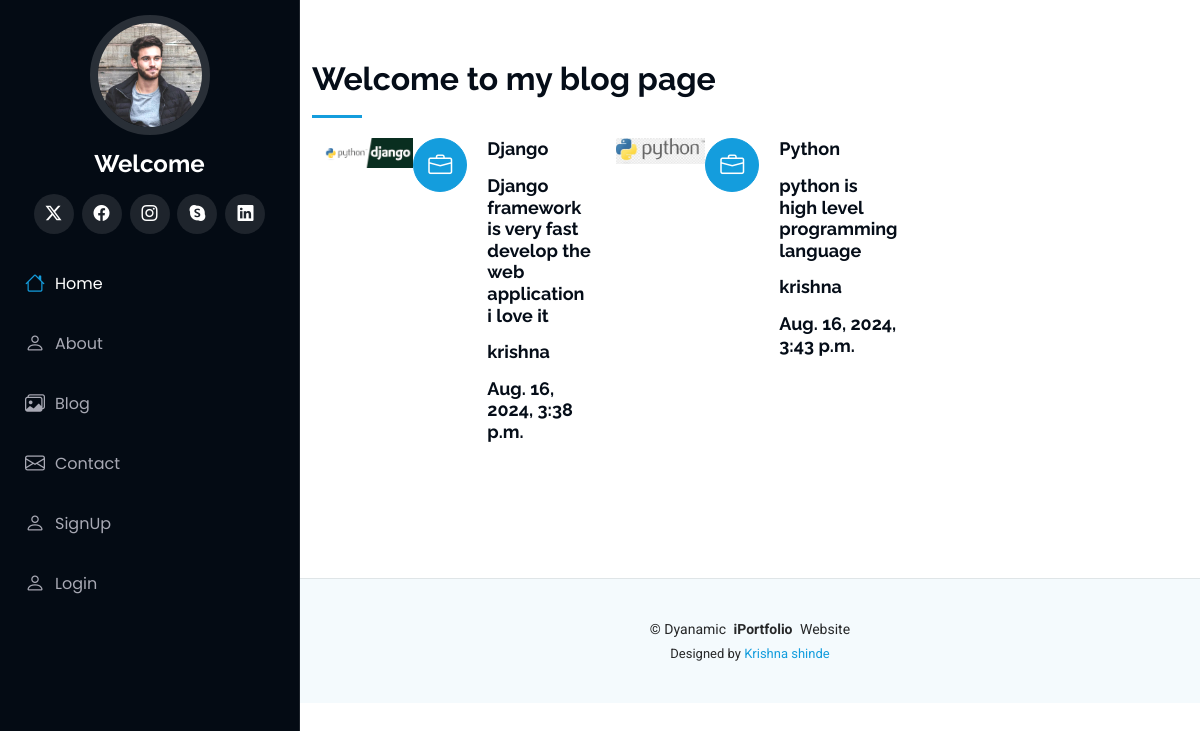
Page /blog on the committed database.
### portfolio/models.py (models this page shows, shortened)
class blogs(models.Model):
    title = models.CharField(max_length=60)
    description = models.TextField()
    authname = models.CharField(max_length=15)
    img = models.ImageField(upload_to='blog',blank=True,null=True)
    timestamp = models.DateTimeField(auto_now_add=True,blank=True)

### portfolio/views.py (the view)
# urls.py: path('blog',views.handleblog, name='handleblog'),
def handleblog(request):
    posts = blogs.objects.all()
    context = {'posts':posts}
    return render(request,'handleblog.html',context)

### templates/handleblog.html (shortened to what this page needs)
{% extends "base.html" %}
{% block body %}
<section id="services" class="services section">
    <div class="container section-title" data-aos="fade-up">
      <h2>Welcome to my blog page</h2>
    <div class="container">
      <div class="row gy-4">
    {% for post in posts  %}
        <div class="col-lg-4 col-md-6 service-item d-flex" data-aos="fade-up" data-aos-delay="100">
          <div class="col-lg-4">
            <img src="{{post.img.url}}" class="img-fluid" alt="no-image">
          </div>
          <div class="icon flex-shrink-0"><i class="bi bi-briefcase"></i></div>
          <div>
            <h4 class="title"><a href="">{{post.title}}</a></h4>
            <h4 class="title"><a href="">{{post.description}}</a></h4>
            <h4 class="title"><a href="">{{post.authname}}</a></h4>
            <h4 class="title"><a href="">{{post.timestamp}}</a></h4>
          </div>
        </div>
  {% endfor %}
    </div>
</div>
  </section>
{% endblock body %}

### templates/base.html (shortened to what this page needs)
{% load static %}
<!DOCTYPE html>
<html lang="en">
<head>
  <link href="{% static 'assets/vendor/bootstrap/css/bootstrap.min.css' %}" rel="stylesheet">
  <link href="{% static 'assets/vendor/bootstrap-icons/bootstrap-icons.css' %}" rel="stylesheet">
  <link href="{% static 'assets/vendor/aos/aos.css' %}" rel="stylesheet">
  <link href="{% static 'assets/vendor/glightbox/css/glightbox.min.css' %}" rel="stylesheet">
  <link href="{% static 'assets/vendor/swiper/swiper-bundle.min.css' %}" rel="stylesheet">
  <link href="{% static 'assets/css/main.css' %}" rel="stylesheet">
</head>
<body class="index-page">
  <header id="header" class="header dark-background d-flex flex-column">
    <div class="profile-img">
      <img src="{% static 'assets/img/my-profile-img.jpg' %}" alt="" class="img-fluid rounded-circle">
    </div>
    <a href="index.html" class="logo d-flex align-items-center justify-content-center">
      <h1 class="sitename">Welcome {{user.username}}</h1>
    </a>
    <div class="social-links text-center">
      <a href="#" class="twitter"><i class="bi bi-twitter-x"></i></a>
      <a href="#" class="facebook"><i class="bi bi-facebook"></i></a>
      <a href="#" class="instagram"><i class="bi bi-instagram"></i></a>
      <a href="#" class="google-plus"><i class="bi bi-skype"></i></a>
      <a href="#" class="linkedin"><i class="bi bi-linkedin"></i></a>
    </div>
    <nav id="navmenu" class="navmenu">
      <ul>
        <li><a href="/" class="active"><i class="bi bi-house navicon"></i>Home</a></li>
        <li><a href="/about"><i class="bi bi-person navicon"></i> About</a></li>
        <li><a href="/blog"><i class="bi bi-images navicon"></i>Blog</a></li>
        <li><a href="/contact"><i class="bi bi-envelope navicon"></i> Contact</a></li>
        {% if not request.user.is_authenticated  %}
              <li><a href="/auth/signup/"><i class="bi bi-person navicon"></i> SignUp</a></li>
              <li><a href="/auth/login/"><i class="bi bi-person navicon"></i> Login</a></li>
        {% else %}
            <li><a href="/auth/logout/"><i class="bi bi-person navicon"></i> LogOut</a></li>
        {% endif %}
      </ul>
    </nav>
  </header>
<main id="main">
    {% block body %}
    {% endblock body %}
</main>
  <footer id="footer" class="footer position-relative light-background">
    <div class="container">
      <div class="copyright text-center ">
        <p>© <span>Dyanamic</span> <strong class="px-1 sitename">iPortfolio</strong> <span>Website</span></p>
      </div>
      <div class="credits">
        Designed by <a href="">Krishna shinde</a>
      </div>
    </div>
  </footer>
</body>
</html>

### static/assets/css/main.css (style rules this page uses)
:root { --default-font: "Roboto", system-ui, -apple-system, "Segoe UI", Roboto, "Helvetica Neue", Arial, "Noto Sans", "Liberation Sans", sans-serif, "Apple Color Emoji", "Segoe UI Emoji", "Segoe UI Symbol", "Noto Color Emoji"; --heading-font: "Raleway", sans-serif; --nav-font: "Poppins", sans-serif; }
:root { --background-color: #ffffff; --default-color: #272829; --heading-color: #050d18; --accent-color: #149ddd; --surface-color: #ffffff; --contrast-color: #ffffff; }
:root { --nav-color: #a8a9b4; --nav-hover-color: #ffffff; --nav-mobile-background-color: #040b14; --nav-dropdown-background-color: #040b14; --nav-dropdown-color: #a8a9b4; --nav-dropdown-hover-color: #ffffff; }
.light-background { --background-color: #f4fafd; --surface-color: #ffffff; }
.dark-background { --background-color: #040b14; --default-color: #ffffff; --heading-color: #ffffff; --surface-color: #151f2b; --contrast-color: #ffffff; }
:root { scroll-behavior: smooth; }
body { color: var(--default-color); background-color: var(--background-color); font-family: var(--default-font); }
a { color: var(--accent-color); text-decoration: none; transition: 0.3s; }
h1, h2, h3, h4, h5, h6 { color: var(--heading-color); font-family: var(--heading-font); }
.header { color: var(--default-color); background-color: var(--background-color); position: fixed; top: 0; left: 0; bottom: 0; padding: 0 15px; width: 300px; transition: all ease-in-out 0.3s; overflow-y: auto; z-index: 997; border-right: 1px solid color-mix(in srgb, var(--default-color), transparent 90%); }
.header .profile-img img { margin: 15px auto; display: block; width: 120px; border: 8px solid color-mix(in srgb, var(--default-color), transparent 85%); }
.header .logo { line-height: 1; margin-bottom: 15px; }
.header .logo h1 { font-size: 24px; margin: 0; font-weight: 700; color: var(--heading-color); }
.header .social-links { margin: 0 0 20px 0; }
.header .social-links a { font-size: 16px; display: inline-flex; align-items: center; justify-content: center; background: color-mix(in srgb, var(--default-color), transparent 90%); color: var(--default-color); margin: 0 2px; border-radius: 50%; text-align: center; width: 40px; height: 40px; transition: 0.3s; }
@media (min-width: 1200px) { .header~main, .header~#footer { margin-left: 300px; } }
.navmenu { padding: 0; z-index: 9997; }
.navmenu ul { list-style: none; padding: 0 0 20px 0; margin: 0; }
.navmenu a, .navmenu a:focus { color: var(--nav-color); padding: 15px 10px; font-family: var(--nav-font); font-size: 16px; font-weight: 400; display: flex; align-items: center; white-space: nowrap; transition: 0.3s; width: 100%; }
.navmenu a .navicon, .navmenu a:focus .navicon { font-size: 20px; margin-right: 10px; }
.navmenu a:hover, .navmenu .active, .navmenu .active:focus { color: var(--nav-hover-color); }
.navmenu a:hover .navicon, .navmenu .active .navicon, .navmenu .active:focus .navicon { color: var(--accent-color); }
.footer { color: var(--default-color); background-color: var(--background-color); font-size: 14px; padding: 40px 0; position: relative; border-top: 1px solid color-mix(in srgb, var(--default-color), transparent 90%); }
.footer .copyright p { margin-bottom: 0; }
.footer .credits { margin-top: 4px; font-size: 13px; text-align: center; }
section, .section { color: var(--default-color); background-color: var(--background-color); padding: 60px 0; overflow: clip; }
.section-title { padding-bottom: 60px; position: relative; }
.section-title h2 { font-size: 32px; font-weight: 700; margin-bottom: 20px; padding-bottom: 20px; position: relative; }
.section-title h2:after { content: ""; position: absolute; display: block; width: 50px; height: 3px; background: var(--accent-color); left: 0; bottom: 0; }
.services .service-item { position: relative; }
.services .service-item .icon { background: var(--accent-color); display: flex; align-items: center; justify-content: center; width: 54px; height: 54px; border-radius: 50%; transition: 0.5s; border: 1px solid var(--accent-color); margin-right: 20px; }
.services .service-item .icon i { color: var(--contrast-color); font-size: 24px; line-height: 0; }
.services .service-item .title { font-weight: 700; margin-bottom: 15px; font-size: 18px; }
.services .service-item .title a { color: var(--heading-color); }

### rows in the picture
blogs: img (picture), title "Django", description "Django framework is very fast develop the web application i love it", authname "krishna", timestamp "Aug. 16, 2024, 3:38 p.m."
blogs: img (picture), title "Python", description "python is high level programming language", authname "krishna", timestamp "Aug. 16, 2024, 3:43 p.m."
